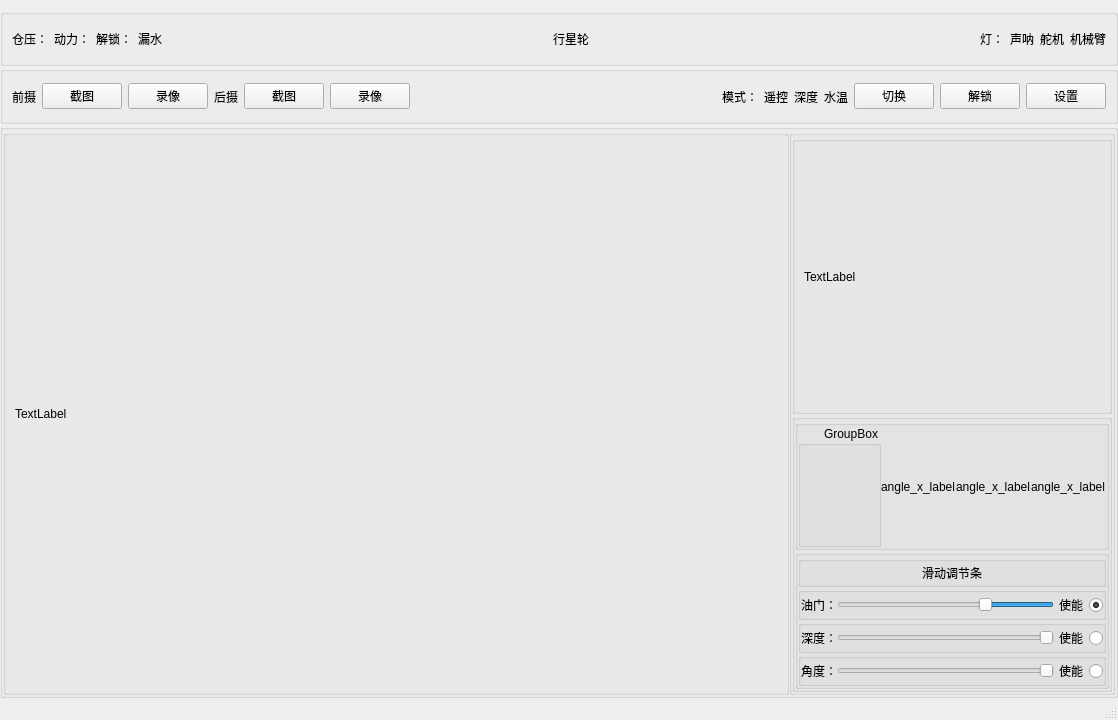
<?xml version="1.0" encoding="UTF-8"?>
<ui version="4.0">
 <class>MainWindow</class>
 <widget class="QMainWindow" name="MainWindow">
  <property name="geometry">
   <rect>
    <x>0</x>
    <y>0</y>
    <width>1118</width>
    <height>720</height>
   </rect>
  </property>
  <property name="windowTitle">
   <string>水下机器人</string>
  </property>
  <widget class="QWidget" name="centralwidget">
   <property name="layoutDirection">
    <enum>Qt::RightToLeft</enum>
   </property>
   <layout class="QVBoxLayout" name="verticalLayout" stretch="1,1,10">
    <property name="spacing">
     <number>0</number>
    </property>
    <property name="leftMargin">
     <number>0</number>
    </property>
    <property name="rightMargin">
     <number>0</number>
    </property>
    <property name="bottomMargin">
     <number>0</number>
    </property>
    <item>
     <widget class="QGroupBox" name="groupBox_7">
      <property name="title">
       <string/>
      </property>
      <layout class="QHBoxLayout" name="horizontalLayout_5">
       <item>
        <widget class="QLabel" name="arm_label">
         <property name="text">
          <string>机械臂</string>
         </property>
         <property name="margin">
          <number>2</number>
         </property>
        </widget>
       </item>
       <item>
        <widget class="QLabel" name="camera_steer_label">
         <property name="text">
          <string>舵机</string>
         </property>
         <property name="margin">
          <number>2</number>
         </property>
        </widget>
       </item>
       <item>
        <widget class="QLabel" name="sonar_label">
         <property name="text">
          <string>声呐</string>
         </property>
         <property name="margin">
          <number>2</number>
         </property>
        </widget>
       </item>
       <item>
        <widget class="QLabel" name="light_label">
         <property name="text">
          <string>灯：</string>
         </property>
         <property name="margin">
          <number>2</number>
         </property>
        </widget>
       </item>
       <item>
        <spacer name="horizontalSpacer_2">
         <property name="orientation">
          <enum>Qt::Horizontal</enum>
         </property>
         <property name="sizeHint" stdset="0">
          <size>
           <width>40</width>
           <height>20</height>
          </size>
         </property>
        </spacer>
       </item>
       <item>
        <widget class="QLabel" name="logo_label">
         <property name="text">
          <string>行星轮</string>
         </property>
        </widget>
       </item>
       <item>
        <spacer name="horizontalSpacer_4">
         <property name="orientation">
          <enum>Qt::Horizontal</enum>
         </property>
         <property name="sizeHint" stdset="0">
          <size>
           <width>40</width>
           <height>20</height>
          </size>
         </property>
        </spacer>
       </item>
       <item>
        <widget class="QLabel" name="leak_label">
         <property name="text">
          <string>漏水</string>
         </property>
        </widget>
       </item>
       <item>
        <widget class="QLabel" name="motor_lock_label">
         <property name="text">
          <string>解锁：</string>
         </property>
        </widget>
       </item>
       <item>
        <widget class="QLabel" name="speed_label">
         <property name="text">
          <string>动力：</string>
         </property>
        </widget>
       </item>
       <item>
        <widget class="QLabel" name="pressure_label">
         <property name="text">
          <string>仓压：</string>
         </property>
        </widget>
       </item>
      </layout>
     </widget>
    </item>
    <item>
     <widget class="QGroupBox" name="groupBox">
      <property name="title">
       <string/>
      </property>
      <layout class="QHBoxLayout" name="horizontalLayout_2">
       <item>
        <widget class="QPushButton" name="setting_btn">
         <property name="text">
          <string>设置</string>
         </property>
        </widget>
       </item>
       <item>
        <widget class="QPushButton" name="init_motor_btn">
         <property name="text">
          <string>解锁</string>
         </property>
        </widget>
       </item>
       <item>
        <widget class="QPushButton" name="switch_video_button">
         <property name="text">
          <string>切换</string>
         </property>
        </widget>
       </item>
       <item>
        <widget class="QLabel" name="temperature_label">
         <property name="text">
          <string>水温</string>
         </property>
         <property name="margin">
          <number>3</number>
         </property>
        </widget>
       </item>
       <item>
        <widget class="QLabel" name="deep_label">
         <property name="text">
          <string>深度</string>
         </property>
         <property name="margin">
          <number>3</number>
         </property>
        </widget>
       </item>
       <item>
        <widget class="QLabel" name="joystick_label">
         <property name="text">
          <string>遥控</string>
         </property>
         <property name="margin">
          <number>3</number>
         </property>
        </widget>
       </item>
       <item>
        <widget class="QLabel" name="mode_label">
         <property name="lineWidth">
          <number>3</number>
         </property>
         <property name="text">
          <string>模式：</string>
         </property>
         <property name="margin">
          <number>2</number>
         </property>
        </widget>
       </item>
       <item>
        <spacer name="horizontalSpacer">
         <property name="orientation">
          <enum>Qt::Horizontal</enum>
         </property>
         <property name="sizeHint" stdset="0">
          <size>
           <width>40</width>
           <height>20</height>
          </size>
         </property>
        </spacer>
       </item>
       <item>
        <widget class="QPushButton" name="back_camera_video">
         <property name="text">
          <string>录像</string>
         </property>
        </widget>
       </item>
       <item>
        <widget class="QPushButton" name="back_camera_cap">
         <property name="text">
          <string>截图</string>
         </property>
        </widget>
       </item>
       <item>
        <widget class="QLabel" name="back_label">
         <property name="text">
          <string>后摄</string>
         </property>
        </widget>
       </item>
       <item>
        <widget class="QPushButton" name="front_camera_video">
         <property name="text">
          <string>录像</string>
         </property>
        </widget>
       </item>
       <item>
        <widget class="QPushButton" name="front_camera_cap">
         <property name="text">
          <string>截图</string>
         </property>
        </widget>
       </item>
       <item>
        <widget class="QLabel" name="front_label">
         <property name="text">
          <string>前摄</string>
         </property>
        </widget>
       </item>
      </layout>
     </widget>
    </item>
    <item>
     <widget class="QGroupBox" name="groupBox_3">
      <property name="title">
       <string/>
      </property>
      <layout class="QHBoxLayout" name="horizontalLayout" stretch="1,3">
       <property name="spacing">
        <number>0</number>
       </property>
       <property name="leftMargin">
        <number>0</number>
       </property>
       <property name="topMargin">
        <number>0</number>
       </property>
       <property name="rightMargin">
        <number>0</number>
       </property>
       <property name="bottomMargin">
        <number>0</number>
       </property>
       <item>
        <widget class="QGroupBox" name="groupBox_4">
         <property name="title">
          <string/>
         </property>
         <layout class="QVBoxLayout" name="verticalLayout_2" stretch="1,1">
          <property name="spacing">
           <number>0</number>
          </property>
          <property name="leftMargin">
           <number>0</number>
          </property>
          <property name="topMargin">
           <number>0</number>
          </property>
          <property name="rightMargin">
           <number>0</number>
          </property>
          <property name="bottomMargin">
           <number>0</number>
          </property>
          <item>
           <widget class="QGroupBox" name="groupBox_5">
            <property name="title">
             <string/>
            </property>
            <layout class="QHBoxLayout" name="horizontalLayout_4">
             <item>
              <widget class="QLabel" name="back_video_label">
               <property name="text">
                <string>TextLabel</string>
               </property>
              </widget>
             </item>
            </layout>
           </widget>
          </item>
          <item>
           <widget class="QGroupBox" name="groupBox_6">
            <property name="title">
             <string/>
            </property>
            <layout class="QVBoxLayout" name="verticalLayout_3" stretch="1,1">
             <property name="spacing">
              <number>0</number>
             </property>
             <property name="leftMargin">
              <number>0</number>
             </property>
             <property name="topMargin">
              <number>0</number>
             </property>
             <property name="rightMargin">
              <number>0</number>
             </property>
             <property name="bottomMargin">
              <number>0</number>
             </property>
             <item>
              <widget class="QGroupBox" name="x_y_z_box">
               <property name="title">
                <string/>
               </property>
               <layout class="QHBoxLayout" name="x_y_z_layout">
                <property name="spacing">
                 <number>0</number>
                </property>
                <property name="leftMargin">
                 <number>0</number>
                </property>
                <property name="topMargin">
                 <number>0</number>
                </property>
                <property name="rightMargin">
                 <number>0</number>
                </property>
                <property name="bottomMargin">
                 <number>0</number>
                </property>
                <item>
                 <widget class="QLabel" name="angle_z_label">
                  <property name="text">
                   <string>angle_x_label</string>
                  </property>
                 </widget>
                </item>
                <item>
                 <widget class="QLabel" name="angle_y_label">
                  <property name="text">
                   <string>angle_x_label</string>
                  </property>
                 </widget>
                </item>
                <item>
                 <widget class="QLabel" name="angle_x_label">
                  <property name="text">
                   <string>angle_x_label</string>
                  </property>
                 </widget>
                </item>
                <item>
                 <widget class="QGroupBox" name="test_paint_box">
                  <property name="title">
                   <string>GroupBox</string>
                  </property>
                 </widget>
                </item>
               </layout>
              </widget>
             </item>
             <item>
              <widget class="QGroupBox" name="groupBox_9">
               <property name="title">
                <string/>
               </property>
               <layout class="QVBoxLayout" name="verticalLayout_4" stretch="1,2,2,2">
                <property name="spacing">
                 <number>0</number>
                </property>
                <property name="leftMargin">
                 <number>0</number>
                </property>
                <property name="topMargin">
                 <number>0</number>
                </property>
                <property name="rightMargin">
                 <number>0</number>
                </property>
                <property name="bottomMargin">
                 <number>0</number>
                </property>
                <item>
                 <widget class="QGroupBox" name="groupBox_15">
                  <property name="title">
                   <string/>
                  </property>
                  <layout class="QVBoxLayout" name="verticalLayout_5">
                   <property name="spacing">
                    <number>0</number>
                   </property>
                   <property name="leftMargin">
                    <number>0</number>
                   </property>
                   <property name="topMargin">
                    <number>0</number>
                   </property>
                   <property name="rightMargin">
                    <number>0</number>
                   </property>
                   <property name="bottomMargin">
                    <number>0</number>
                   </property>
                   <item>
                    <widget class="QLabel" name="label">
                     <property name="text">
                      <string>滑动调节条</string>
                     </property>
                     <property name="alignment">
                      <set>Qt::AlignCenter</set>
                     </property>
                    </widget>
                   </item>
                  </layout>
                 </widget>
                </item>
                <item>
                 <widget class="QGroupBox" name="groupBox_12">
                  <property name="title">
                   <string/>
                  </property>
                  <layout class="QHBoxLayout" name="horizontalLayout_7">
                   <property name="spacing">
                    <number>0</number>
                   </property>
                   <property name="leftMargin">
                    <number>0</number>
                   </property>
                   <property name="topMargin">
                    <number>0</number>
                   </property>
                   <property name="rightMargin">
                    <number>0</number>
                   </property>
                   <property name="bottomMargin">
                    <number>0</number>
                   </property>
                   <item>
                    <widget class="QRadioButton" name="speed_radio_button">
                     <property name="text">
                      <string>使能</string>
                     </property>
                     <property name="checked">
                      <bool>true</bool>
                     </property>
                    </widget>
                   </item>
                   <item>
                    <widget class="QSlider" name="speed_slider">
                     <property name="toolTipDuration">
                      <number>1</number>
                     </property>
                     <property name="singleStep">
                      <number>1</number>
                     </property>
                     <property name="value">
                      <number>30</number>
                     </property>
                     <property name="orientation">
                      <enum>Qt::Horizontal</enum>
                     </property>
                    </widget>
                   </item>
                   <item>
                    <widget class="QLabel" name="speed_slider_label">
                     <property name="text">
                      <string>油门：</string>
                     </property>
                    </widget>
                   </item>
                  </layout>
                 </widget>
                </item>
                <item>
                 <widget class="QGroupBox" name="groupBox_13">
                  <property name="title">
                   <string/>
                  </property>
                  <layout class="QHBoxLayout" name="horizontalLayout_8">
                   <property name="spacing">
                    <number>0</number>
                   </property>
                   <property name="leftMargin">
                    <number>0</number>
                   </property>
                   <property name="topMargin">
                    <number>0</number>
                   </property>
                   <property name="rightMargin">
                    <number>0</number>
                   </property>
                   <property name="bottomMargin">
                    <number>0</number>
                   </property>
                   <item>
                    <widget class="QRadioButton" name="deep_radio_button">
                     <property name="text">
                      <string>使能</string>
                     </property>
                    </widget>
                   </item>
                   <item>
                    <widget class="QSlider" name="deep_slider">
                     <property name="orientation">
                      <enum>Qt::Horizontal</enum>
                     </property>
                    </widget>
                   </item>
                   <item>
                    <widget class="QLabel" name="deep_slider_label">
                     <property name="text">
                      <string>深度：</string>
                     </property>
                    </widget>
                   </item>
                  </layout>
                 </widget>
                </item>
                <item>
                 <widget class="QGroupBox" name="groupBox_14">
                  <property name="title">
                   <string/>
                  </property>
                  <layout class="QHBoxLayout" name="horizontalLayout_9">
                   <property name="spacing">
                    <number>0</number>
                   </property>
                   <property name="leftMargin">
                    <number>0</number>
                   </property>
                   <property name="topMargin">
                    <number>0</number>
                   </property>
                   <property name="rightMargin">
                    <number>0</number>
                   </property>
                   <property name="bottomMargin">
                    <number>0</number>
                   </property>
                   <item>
                    <widget class="QRadioButton" name="angle_radio_button">
                     <property name="text">
                      <string>使能</string>
                     </property>
                    </widget>
                   </item>
                   <item>
                    <widget class="QSlider" name="angle_slider">
                     <property name="maximum">
                      <number>360</number>
                     </property>
                     <property name="orientation">
                      <enum>Qt::Horizontal</enum>
                     </property>
                    </widget>
                   </item>
                   <item>
                    <widget class="QLabel" name="angle_slider_label">
                     <property name="text">
                      <string>角度：</string>
                     </property>
                    </widget>
                   </item>
                  </layout>
                 </widget>
                </item>
               </layout>
              </widget>
             </item>
            </layout>
           </widget>
          </item>
         </layout>
        </widget>
       </item>
       <item>
        <widget class="QGroupBox" name="groupBox_2">
         <property name="title">
          <string/>
         </property>
         <layout class="QHBoxLayout" name="horizontalLayout_3">
          <item>
           <widget class="QLabel" name="front_video_label">
            <property name="text">
             <string>TextLabel</string>
            </property>
           </widget>
          </item>
         </layout>
        </widget>
       </item>
      </layout>
     </widget>
    </item>
   </layout>
  </widget>
  <widget class="QMenuBar" name="menubar">
   <property name="geometry">
    <rect>
     <x>0</x>
     <y>0</y>
     <width>1118</width>
     <height>23</height>
    </rect>
   </property>
  </widget>
  <widget class="QStatusBar" name="statusbar"/>
  <action name="actionbse">
   <property name="text">
    <string>base</string>
   </property>
  </action>
 </widget>
 <resources>
  <include location="res.qrc"/>
 </resources>
 <connections/>
</ui>
